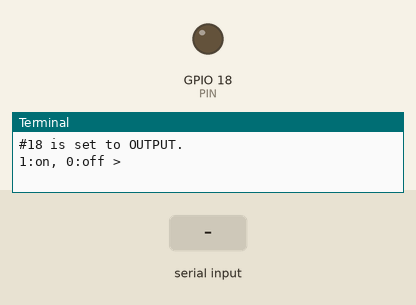
The program below on a simulated Raspberry Pi (BCM pin numbers). Parts: output pins drawn as LEDs (lit = HIGH), the last lines printed to the terminal. The test bench sets the inputs (shaded band).

Above: at 1.2 s.
1.3 s: "1" typed at the terminal, then Enter
At 1.6 s:
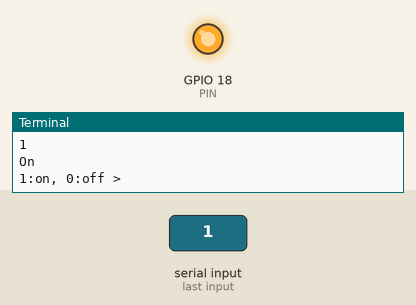
2.8 s: "0" typed at the terminal, then Enter
At 3.9 s:
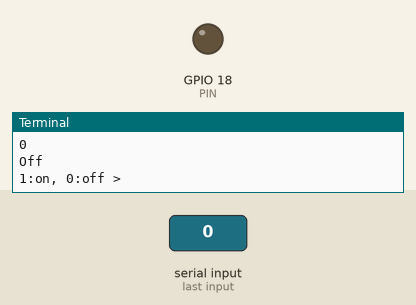
Timing chart, 0 to 5.8 s (numbered marks = the images above; inputs shaded):
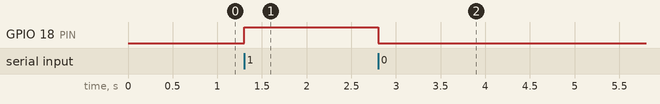

Measured:
- after the input at 1.3 s, GPIO 18 (PIN): LOW → HIGH at once
- after the input at 2.8 s, GPIO 18 (PIN): HIGH → LOW at once

The program:

digital_out.py
```python
import RPi.GPIO as GPIO

PIN = 18
GPIO.setmode(GPIO.BCM)
GPIO.setup(PIN, GPIO.OUT)
print(f'#{PIN} is set to OUTPUT.')
try:
    while True:
        val = input("1:on, 0:off > ")
        if val == '0':
            GPIO.output(PIN, GPIO.LOW)
            print('Off')
        elif val == '1':
            GPIO.output(PIN, GPIO.HIGH)
            print('On')
        else:
            break
finally:
    GPIO.cleanup()
    print('clean up and exit.')
```
